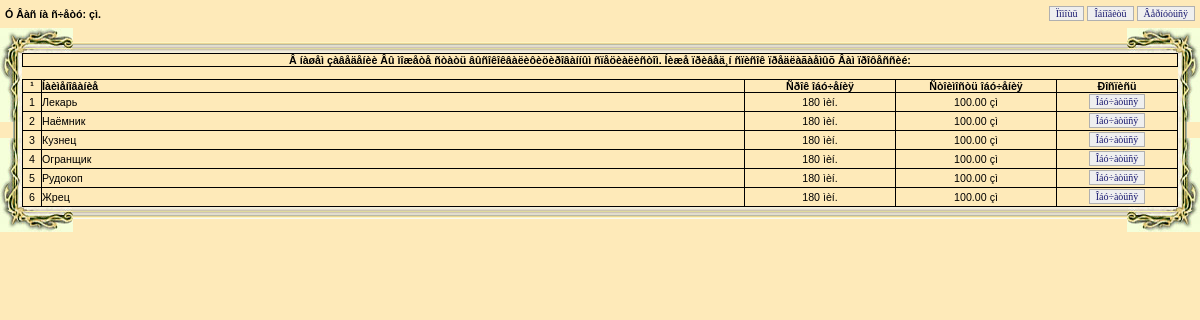
Screenshot of /academy.php with the database file from the repository.
### tables this page shows
CREATE TABLE IF NOT EXISTS `academy` (
  `id` int(1) NOT NULL default '0',
  `type` int(1) NOT NULL default '0',
  `title` varchar(255) NOT NULL default '',
  `srok` int(3) NOT NULL default '0',
  `price` double(20,2) NOT NULL default '0.00',
  `level` int(3) NOT NULL default '0'
);

### academy.php (the view, shortened to what this page needs)
<?
include("inc/html_header.php");
$stat = mysql_fetch_array(mysql_query("select * from players where user='".addslashes($user)."' and pass='".addslashes($pass)."'"));
$now=time();
if ($stat['t_time']>$now) {  print"<script>location.href='prison.php'</script>"; exit; }
elseif ($stat['o_time']>time()) {  print"<script>location.href='juvelir.php'</script>"; exit; }
elseif ($stat['lov_time']>$now) {  print"<script>location.href='more.php'</script>"; exit; }
elseif ($stat['mol_bog_swet']>$now) {  print"<script>location.href='bog_hram.php'</script>"; exit; }
elseif ($stat['mol_bog_tima']>$now) {  print"<script>location.href='bog_hram.php'</script>"; exit; }
elseif ($stat['battle']) {  print"<script>location.href='battle.php'</script>"; exit; }
else {
	echo"
<body background='/i/bg.gif' leftmargin=0 topmargin=0>
<table width=100% cellspacing=0 cellpadding=5 border=0>
<tr>
        <td><b>Ó Âàñ íà ñ÷åòó:</b> <u>".$stat[credits]."</u> <b>çì.</b>
        </td>
<td align=right valign=top>
<INPUT class=input type=button value='Ïîìîùü' onclick='window.open(\"help/academy.php\",\"\",\"\");'>
<input class=input type=button value='Îáíîâèòü' onclick='window.location.href=\"academy.php?tmp=\"+Math.random();\"\"'>
<input class=input type=button value='Âåðíóòüñÿ' onclick='window.location.href=\"world.php?room=25&tmp=\"+Math.random();\"\"'>
</td>
</tr>
</table>";
		echo "<table border='0' width='100%' cellspacing='0' cellpadding='0'>
  <tr>
    <td width='100%' align='center'>
     <table border='0' width='100%' height='100%' cellspacing='0' cellpadding='0'>
  <tr>
    <td width='22' height='100%'>
    <table border='0' width='22' height='100%' cellspacing='0' cellpadding='0'>
  <tr>
    <td width='22' height='25'>
<img src='i/inman_b11.gif' width='22' height='25' alt=''></td>
  </tr>
  <tr>
    <td width='22' height='69'><img src='i/inman_b12.gif' width='22' height='69' alt=''></td>
  </tr>
  <tr>
    <td width='22' height='100%' background='i/inman_b13.gif'>&nbsp;</td>
  </tr>
  <tr>
    <td width='22' height='69'><img src='i/inman_b14.gif' width='22' height='69' alt=''></td>
  </tr>
  <tr>
    <td width='22' height='25'><img src='i/inman_b15.gif' width='22' height='25' alt=''></td>
  </tr>
</table>
    </td>
    <td height='100%'>
      <table border='0' width='100%' height='100%' cellspacing='0' cellpadding='0'>
        <tr>
          <td width='100%' height='25'>
          <table border='0' width='100%' height='25' cellspacing='0' cellpadding='0'>
  <tr>
    <td width='51' height='25'>
<img src='i/inman_b211.gif' width='51' height='25' alt=''></td>
    <td background='i/inman_b212.gif' valign='middle'>
    <table border='0' height='22' cellspacing='0' cellpadding='0'>
  <tr>
<td width='96' height='22'>&nbsp;</td>
  </tr>
</table>
    </td>
    <td width='51' height='25'>
<img src='i/inman_b213.gif' width='51' height='25' alt=''></td>
  </tr>
</table>
          </td>
        </tr>
        <tr>
          <td width='100%' height='100%' background='i/inman_fon.gif'>
            <table border='0' width='100%' height='100%' cellpadding='0' cellspacing='0' style='border-collapse: collapse; border-style: solid; padding: 3'>
<tr><td width='100%' valign='top'>";
		echo"
<div align='center'>
  <table border='1' background='i/inman_fon2.gif' cellpadding='0' cellspacing='0' style='padding:5; border-collapse: collapse' bordercolor='#D8C792' width='100%'>
<tr><td align='center'>
<b>Â íàøåì çàâåäåíèè Âû ìîæåòå ñòàòü âûñîêîêâàëèôèöèðîâàííûì ñïåöèàëèñòîì. Íèæå ïðèâåä¸í ñïèñîê ïðåäëàãàåìûõ Âàì ïðîôåññèé:</b>
</td></tr>
</table>
</div>
<br>
<div align='center'>
  <table border='1' background='i/inman_fon2.gif' cellpadding='0' cellspacing='0' style='padding:5; border-collapse: collapse' bordercolor='#D8C792' width='100%'>
<tr>
<td width=18 align=center><b>¹</b></td>
<td><b>Íàèìåíîâàíèå</b></td>
<td width=150 align=center><b>Ñðîê îáó÷åíèÿ</b></td>
<td width=160 align=center><b>Ñòîèìîñòü îáó÷åíèÿ</b></td>
<td align=center width=120><b>Ðîñïèñü</b></td>
</tr>";
		$ac=mysql_query("SELECT * FROM academy where type=0 order by srok");
		for ($i=0; $i<mysql_numrows($ac); $i++) {
			$acs=mysql_fetch_array($ac);
			echo"
<tr>
<td align=center>".($i+1)."</td>
<td>$acs[title]</td>
<td align=center>".(round($acs[srok]/60,1))." ìèí.</td>
<td align=center>$acs[price] çì</td>
<td align=center><input type=button class=input value='Îáó÷àòüñÿ'";
			if ($stat['k_time']<$now){echo" onclick=\"if (confirm('Âû äåéñòâèòåëüíî õîòèòå ïîëó÷èòü äàííóþ ïðîôåññèþ?')) window.location='academy.php?getproff=$acs[id]&'+Math.random();''\"";} else echo" disabled";
			echo"></td></tr>"; }
			echo"</table></div>";
			echo"
  </td>
                </tr>
            </table>
          </td>
        </tr>
        <tr>
          <td width='100%' height='25'>
          <table border='0' width='100%' height='25' cellspacing='0' cellpadding='0'>
  <tr>
    <td width='51' height='25'>
<img src='i/inman_b231.gif' width='51' height='25' alt=''></td>
    <td background='i/inman_b232.gif'>&nbsp;</td>
    <td width='51' height='25'>
<img src='i/inman_b233.gif' width='51' height='25' alt=''></td>
  </tr>
</table>
          </td>
        </tr>
      </table>
    </td>
    <td width='22' height='100%'>
    <table border='0' width='22' height='100%' cellspacing='0' cellpadding='0'>
  <tr>
    <td width='22' height='25'>
<img src='i/inman_b21.gif' width='22' height='25' alt=''></td>
  </tr>
  <tr>
    <td width='22' height='69'><img src='i/inman_b22.gif' width='22' height='69' alt=''></td>
  </tr>
  <tr>
    <td width='22' height='100%' background='i/inman_b23.gif'>&nbsp;</td>
  </tr>
  <tr>
    <td width='22' height='69'><img src='i/inman_b24.gif' width='22' height='69' alt=''></td>
  </tr>
  <tr>
    <td width='22' height='25'><img src='i/inman_b25.gif' width='22' height='25' alt=''></td>
  </tr>
</table>
   </td>
  </tr>
</table>
      </td>
  </tr>
</table>";
}
?>

### inc/html_header.php (shortened to what this page needs)
<?
echo "<html>
<head>
<title>Ïàäøèå Àíãåëû - [ Îí-ëàéí PRG áðàóåðíàÿ èãðà ]</title>
<link rel=stylesheet type='text/css' href='i/main.css'>
<script language='JavaScript' src='i/show_inf.js'></script>
<meta http-equiv=Content-Type content='text/html; charset=windows-1251; Cache-Control: no-cache'>
</head>
";
?>

### i/main.css (style rules this page uses)
body,td,ol,ul,li,p { FONT-SIZE: 8pt; FONT-FAMILY: Verdana, Arial, Helvetica, Tahoma, sans-serif; }
.input,select { border: solid 1pt #B0B0B0; font-family: MS Sans Serif; font-size: 10px; color: #191970; MARGIN-BOTTOM: 2px; MARGIN-TOP: 1px; }
img,table { border: 0 }

### rows the page displays
academy: title "Лекарь", $acs[srok]/60 "180", price "100.00"
academy: title "Наёмник", $acs[srok]/60 "180", price "100.00"
academy: title "Кузнец", $acs[srok]/60 "180", price "100.00"
academy: title "Огранщик", $acs[srok]/60 "180", price "100.00"
academy: title "Рудокоп", $acs[srok]/60 "180", price "100.00"
academy: title "Жрец", $acs[srok]/60 "180", price "100.00"
